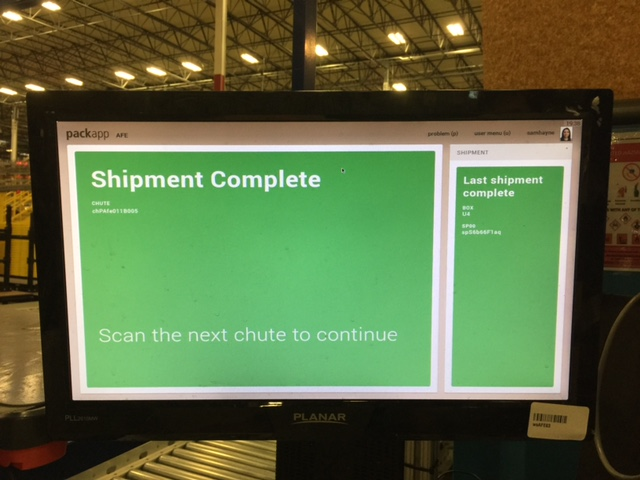
#> input picture ForcePush/CVInput/IMG_7463.JPG, 640 x 480 px; its folder holds only this picture in this run
$ python -i getNextScore.py   (imports and definitions only)   (Python 2 division)   (older library calls are emulated)
#> lines starting #> are read from the running program, lines starting #| are printed output that depends on the picture; after the words box and inside, x2 and y2 are one past the last pixel; in counts of white or black regions, pixels touching at a corner belong together
import sys
sys.path.append('/usr/local/lib/python2.7/site-packages')
import numpy as np
import cv2
#import grovepi
import os


def lookAtScreen():
        currentScore = 0
        #diego
        #%--------------------READ IMAGE--------------------%


        whichPicWeAt = 0
        for fn in os.listdir('CVInput'):
                if fn[-4:] == '.JPG':
                        whichPicWeAt += 1
                        inputPhoto = cv2.imread('CVInput/' + fn)
#> inputPhoto is the input picture: shape (480, 640, 3); mean B, G, R 67.2, 109.4, 91.7
                        # print "Swag"
        #inputPhoto = cv2.imread('CVInput/stop.jpg')

        # cv2.imshow('image', inputPhoto)
        # cv2.waitKey(0)


        #%--------------------RESIZE IMAGE--------------------%
        #make longest edge 400

        #get dimensions of image
                        height, width, channels = inputPhoto.shape
#> height = 480; width = 640; channels = 3
                        #print height, width

                        if height > width:
                                translationFactor = 400.0 / height
                        else:
                                translationFactor = 400.0 / width
#> translationFactor = 0.625
                        #print translationFactor

                        #resize the image so the longest edge is 1200 pixels, keeping the same aspect ratio
                        resizedInputPhoto = cv2.resize(inputPhoto,None,fx=translationFactor, fy=translationFactor, interpolation = cv2.INTER_CUBIC)
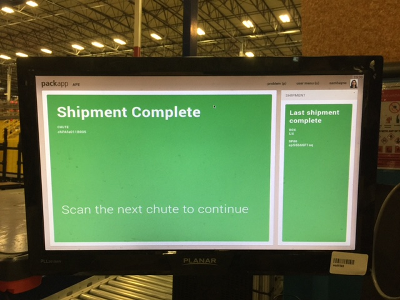
#> resizedInputPhoto: shape (300, 400, 3); mean B, G, R 67.2, 109.4, 91.7
                        # [16 lines of commented-out code are left out]
                        for i in range(0, resizedInputPhoto.shape[0]):
                                for j in range(0, resizedInputPhoto.shape[1]):
                                        #look at the pixel
                                        colorOfPixel = resizedInputPhoto[i, j]
                                        blue = colorOfPixel[0] + 0.0;
                                        green = colorOfPixel[1] + 0.0;
                                        red = colorOfPixel[2] + 0.0;
                                        #print blue, green, red

                                        #make sure we get no divide by zero errors
                                        if blue == 0.0:
                                                blue = 1
                                        if green == 0.0:
                                                green = 1

                                        #if pixel is green enough, make it white
                                        #was 1.1
                                        if red < 120 and green > 100 and blue < 130:
                                                resizedInputPhoto[i, j] = [255, 255, 255]
                                        else: #else, make it black
                                                resizedInputPhoto[i, j] = [0, 0, 0]
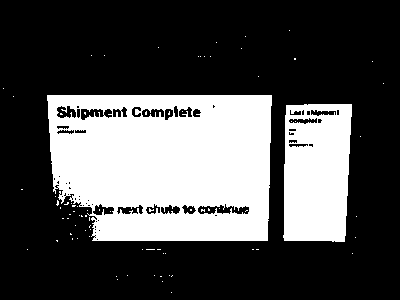
#> resizedInputPhoto: shape (300, 400, 3); 30.8% white; 81 white regions (79 under 20 px), largest, box (x1, y1, x2, y2) and area: (47, 95, 272, 241) 28406, (283, 104, 352, 242) 8415


                        # [16 lines of commented-out code are left out]
                        gray_img = cv2.cvtColor(resizedInputPhoto, cv2.COLOR_BGR2GRAY)
#> gray_img: shape (300, 400); 30.8% white; 81 white regions (79 under 20 px)
                        # cv2.imshow('gray_img', gray_img)
                        # cv2.waitKey(0)

                        img, contours, _ = cv2.findContours(gray_img, cv2.RETR_TREE, cv2.CHAIN_APPROX_SIMPLE)
#> contours = 146 contours, 117 with area under 20; largest, box (x1, y1, x2, y2) and area: (47, 95, 272, 241) 29931, (283, 104, 352, 242) 8584, (197, 203, 250, 215) 384, (80, 108, 105, 121) 204, (56, 105, 77, 119) 196
                        # if fn == "stop6.jpg" or fn == "stop7.jpg" or fn == "stop8.jpg":
                        # 	cv2.imshow('img', img)
                        # 	cv2.waitKey(0)


                        if len(contours) > 0:
                                numberOfContours = len(contours)
#> numberOfContours = 146
                                largestArea = 0
                                bestContour = -1
                                for i in range(0, numberOfContours):
                                    area = cv2.contourArea(contours[i], False)
                                    # print "area of this contour is " + str(area)
                                #make sure the contour is large enough to even bother with
                                    if area > 200:
                                        #print "area greater than 200"
                                        #make sure the contour is square enough
                                        x,y,w,h = cv2.boundingRect(contours[i])
                                        # print float(w) / float(h)
                                        # print float(h) / float(w)
                                        if float(w) / float(h) > 0.005 and float(w) / float(h) < 5 and float(h) / float(w) > 0.005 and float(h) / float(w) < 5:
                                                if area > largestArea:
                                                        largestArea = area
                                                        bestContour = i
#> this loop made 146 passes
#> (area, x, y, w, h, largestArea) on passes 48, 64: (8583.5, 283, 104, 69, 138, 8583.5), (29931, 47, 95, 225, 146, 29931)
#> (area, x, y, w, h) on passes 82, 119: (384.5, 197, 203, 53, 12), (203.5, 80, 108, 25, 13)
#> after the loop, bestContour = 63; largestArea = 29931


                                #print "largestArea in pic "+fn+" is " + str(largestArea)
                                if bestContour >= 0:
                                        cv2.drawContours(resizedInputPhoto, contours, bestContour, (0,255,0), 3)
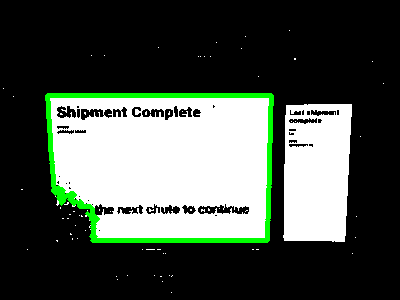
#> resizedInputPhoto: shape (300, 400, 3); 3.15% of pixels changed, all inside (x1, y1, x2, y2) = (45, 93, 274, 243)
                                        print "found green screen in image: " + fn
                                        #cv2.imwrite( "CVOutput/thresholdedImage" + fn, resizedInputPhoto)
                                        #cv2.imshow('contours', resizedInputPhoto)
                                        #cv2.waitKey(0)
                                        currentScore += 100
                                else:
                                        print "found contours, but none that looked like a green screen in image: " + fn
                                        #cv2.imwrite( "CVOutput/thresholdedImage" + fn, resizedInputPhoto)
                                        #cv2.imshow('contours', resizedInputPhoto)
                                        #cv2.waitKey(0)


                        else:
                                print "No contours found in this image: " + fn


                        # [14 lines of commented-out code are left out]
        return currentScore

>>> result = lookAtScreen()
